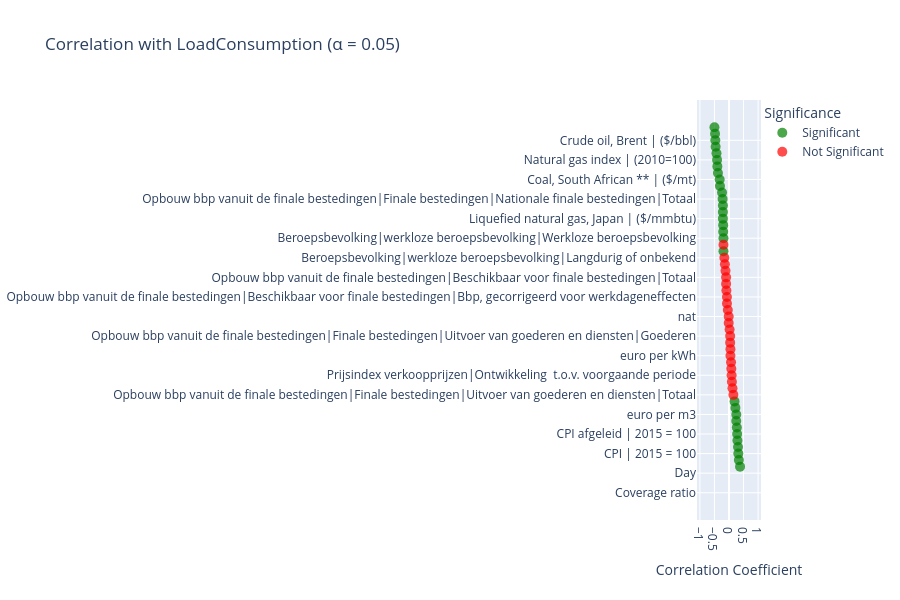

Notebook code for this chart:
### Code cell
import pandas as pd
import numpy as np
import plotly.express as px

# Load precomputed correlations (exclude self‑correlation)
corr_df = (
    pd.read_csv('/Users/ruben/Documents/GitHub/MsCThesisRubenCuriel2024/Data/processed_data/CompleteCorrelation.csv')
      .query("Variable != 'LoadConsumption'")
)

# Round for display
corr_df[['Correlation','P_Value']] = corr_df[['Correlation','P_Value']].round({'Correlation':2,'P_Value':4})

# Filter significant (p < .05)
sig = corr_df[corr_df['P_Value'] < 0.05]

# Print table of significant correlations
if not sig.empty:
    print("\nSignificant Correlations (p < 0.05):")
    print(sig[['Variable','Correlation','P_Value']].sort_values('Correlation', ascending=False).to_string(index=False))
else:
    print("\nNo significant correlations found.")

# Top 10 positive & negative
top_pos = sig.nlargest(10, 'Correlation')['Variable'].tolist()
top_neg = sig.nsmallest(10, 'Correlation')['Variable'].tolist()

print("\nTop 10 Positive Correlations:", top_pos)
print("Top 10 Negative Correlations:", top_neg)

# Mark significance for plotting
corr_df['Significance'] = np.where(corr_df['P_Value'] < 0.05, 'Significant', 'Not Significant')

# Plotly scatter
fig = px.scatter(
    corr_df,
    x='Correlation',
    y='Variable',
    color='Significance',
    color_discrete_map={'Significant':'green','Not Significant':'red'},
    title='Correlation with LoadConsumption (α = 0.05)',
    hover_data={'P_Value':True},
    category_orders={'Variable': corr_df.sort_values('Correlation')['Variable'].tolist()}
)

fig.update_layout(
    xaxis_title='Correlation Coefficient',
    yaxis_title=None,
    xaxis_range=[-1.1, 1.1],
    height=600
)

fig.update_traces(marker=dict(size=10, opacity=0.7),
                  hovertemplate="<b>%{y}</b><br>Correlation: %{x:.2f}<br>P‑Value: %{customdata[0]:.4f}<extra></extra>")

fig.show()

### Figure 1 — Plotly figure (JSON) as saved in the notebook; plotly's stock layout.template omitted (floating-point values rounded to 4 significant figures)
{"data": [{"customdata": [[0], [0], [0], [0], [0], [0], [0], [0], [0], [0.0002], [0.0006], [0.0006], [0.0009], [0.0011], [0.0018], [0.0027], [0.0039], [0.0069], [0.0073], [0.012], [0.0188], [0.0197], [0.027], [0.0277], [0.0292], [0.0304], [0.0381], [0.0397], [0.0434], [0.0451]], "hovertemplate": "<b>%{y}</b><br>Correlation: %{x:.2f}<br>P‑Value: %{customdata[0]:.4f}<extra></extra>", "legendgroup": "Significant", "marker": {"color": "green", "opacity": 0.7, "size": 10, "symbol": "circle"}, "mode": "markers", "name": "Significant", "orientation": "h", "showlegend": true, "type": "scatter", "x": [-0.5, -0.48, -0.47, -0.46, -0.43, -0.41, -0.4, -0.38, 0.38, 0.34, -0.32, 0.32, -0.31, 0.31, 0.29, 0.28, 0.27, 0.25, 0.25, -0.24, 0.22, -0.22, -0.21, -0.21, -0.21, -0.2, -0.2, 0.19, -0.19, -0.19], "xaxis": "x", "y": ["Crude oil, WTI | ($/bbl)", "Crude oil, average | ($/bbl)", "Crude oil, Brent | ($/bbl)", "Crude oil, Dubai | ($/bbl)", "Natural gas, US | ($/mmbtu)", "Natural gas index | (2010=100)", "euro per m3.2", "Natural gas, Europe | ($/mmbtu)", "Opbouw bbp vanuit de finale bestedingen|Finale bestedingen|Nationale finale bestedingen|Bruto investeringen in vaste activa|Overheid", "Year", "Coal, South African ** | ($/mt)", "CPI | 2015 = 100", "Coal, Australian | ($/mt)", "Gemiddelde verkoopprijs", "Prijsindex verkoopprijzen|Prijsindex bestaande koopwoningen", "CPI afgeleid | 2015 = 100", "Prijsindex verkoopprijzen|Ontwikkeling  t.o.v. een jaar eerder", "Opbouw bbp vanuit de finale bestedingen|Finale bestedingen|Nationale finale bestedingen|Consumptieve bestedingen|Overheid", "euro per m3", "Jaarmutatie CPI | %", "euro per m3.1", "Opbouw bbp vanuit de finale bestedingen|Finale bestedingen|Nationale finale bestedingen|Totaal", "Liquefied natural gas, Japan | ($/mmbtu)", "Beroepsbevolking|werkloze beroepsbevolking|Kortdurig", "Opbouw bbp vanuit de finale bestedingen|Finale bestedingen|Nationale finale bestedingen|Bruto investeringen in vaste activa|Bedrijven en huishoudens", "Opbouw bbp vanuit de finale bestedingen|Finale bestedingen|Nationale finale bestedingen|Bruto investeringen in vaste activa|Totaal", "Beroepsbevolking|Werkloosheidspercentage", "Opbouw bbp vanuit de finale bestedingen|Finale bestedingen|Uitvoer van goederen en diensten|Diensten", "Beroepsbevolking|werkloze beroepsbevolking|Werkloze beroepsbevolking", "Jaarmutatie CPI afgeleid | %"], "yaxis": "y"}, {"customdata": [[0.0508], [0.0998], [0.1248], [0.1341], [0.1951], [0.199], [0.2729], [0.2729], [0.2814], [0.3331], [0.3479], [0.3949], [0.4353], [0.4514], [0.6298], [0.5823], [0.6119], [0.6733], [0.7002], [0.7015], [0.8296], [0.8865], [0.9177], [null], [null], [null], [null]], "hovertemplate": "<b>%{y}</b><br>Correlation: %{x:.2f}<br>P‑Value: %{customdata[0]:.4f}<extra></extra>", "legendgroup": "Not Significant", "marker": {"color": "red", "opacity": 0.7, "size": 10, "symbol": "circle"}, "mode": "markers", "name": "Not Significant", "orientation": "h", "showlegend": true, "type": "scatter", "x": [-0.19, -0.16, 0.15, -0.14, 0.12, -0.12, -0.1, -0.1, 0.1, 0.09, -0.09, 0.08, 0.07, -0.07, -0.07, 0.05, 0.05, 0.04, -0.04, 0.04, 0.02, -0.01, -0.01, null, null, null, null], "xaxis": "x", "y": ["Opbouw bbp vanuit de finale bestedingen|Beschikbaar voor finale bestedingen|Invoer van goederen en diensten|Diensten", "Beroepsbevolking|werkloze beroepsbevolking|Langdurig of onbekend", "Opbouw bbp vanuit de finale bestedingen|Finale bestedingen|Uitvoer van goederen en diensten|Totaal", "euro per kWh.2", "Opbouw bbp vanuit de finale bestedingen|Beschikbaar voor finale bestedingen|Invoer van goederen en diensten|Goederen", "Opbouw bbp vanuit de finale bestedingen|Beschikbaar voor finale bestedingen|Invoer van goederen en diensten|Totaal", "Opbouw bbp vanuit de finale bestedingen|Finale bestedingen|Totaal", "Opbouw bbp vanuit de finale bestedingen|Beschikbaar voor finale bestedingen|Totaal", "euro per kWh.1", "Prijsindex verkoopprijzen|Ontwikkeling  t.o.v. voorgaande periode", "Month", "Totale waarde verkoopprijzen", "Aantal verkochte woningen|Aantal verkochte woningen", "Aantal verkochte woningen|Ontwikkeling  t.o.v. een jaar eerder", "Opbouw bbp vanuit de finale bestedingen|Beschikbaar voor finale bestedingen|Bbp, gecorrigeerd voor werkdageneffecten", "Opbouw bbp vanuit de finale bestedingen|Finale bestedingen|Nationale finale bestedingen|Verandering in voorraden", "euro per kWh", "Opbouw bbp vanuit de finale bestedingen|Finale bestedingen|Uitvoer van goederen en diensten|Goederen", "Opbouw bbp vanuit de finale bestedingen|Finale bestedingen|Nationale finale bestedingen|Consumptieve bestedingen|Huishoudens", "Aantal verkochte woningen|Ontwikkeling  t.o.v. voorgaande periode", "Opbouw bbp vanuit de finale bestedingen|Finale bestedingen|Nationale finale bestedingen|Consumptieve bestedingen|Totaal", "Opbouw bbp vanuit de finale bestedingen|Beschikbaar voor finale bestedingen|Bruto binnenlands product", "nat", "Day", "Hour", "Minute", "Coverage ratio"], "yaxis": "y"}], "layout": {"height": 600, "legend": {"title": {"text": "Significance"}, "tracegroupgap": 0}, "title": {"text": "Correlation with LoadConsumption (α = 0.05)"}, "xaxis": {"anchor": "y", "domain": [0, 1], "range": [-1.1, 1.1], "title": {"text": "Correlation Coefficient"}}, "yaxis": {"anchor": "x", "categoryarray": ["Coverage ratio", "Minute", "Hour", "Day", "Opbouw bbp vanuit de finale bestedingen|Finale bestedingen|Nationale finale bestedingen|Bruto investeringen in vaste activa|Overheid", "Year", "CPI | 2015 = 100", "Gemiddelde verkoopprijs", "Prijsindex verkoopprijzen|Prijsindex bestaande koopwoningen", "CPI afgeleid | 2015 = 100", "Prijsindex verkoopprijzen|Ontwikkeling  t.o.v. een jaar eerder", "Opbouw bbp vanuit de finale bestedingen|Finale bestedingen|Nationale finale bestedingen|Consumptieve bestedingen|Overheid", "euro per m3", "euro per m3.1", "Opbouw bbp vanuit de finale bestedingen|Finale bestedingen|Uitvoer van goederen en diensten|Diensten", "Opbouw bbp vanuit de finale bestedingen|Finale bestedingen|Uitvoer van goederen en diensten|Totaal", "Opbouw bbp vanuit de finale bestedingen|Beschikbaar voor finale bestedingen|Invoer van goederen en diensten|Goederen", "euro per kWh.1", "Prijsindex verkoopprijzen|Ontwikkeling  t.o.v. voorgaande periode", "Totale waarde verkoopprijzen", "Aantal verkochte woningen|Aantal verkochte woningen", "euro per kWh", "Opbouw bbp vanuit de finale bestedingen|Finale bestedingen|Nationale finale bestedingen|Verandering in voorraden", "Aantal verkochte woningen|Ontwikkeling  t.o.v. voorgaande periode", "Opbouw bbp vanuit de finale bestedingen|Finale bestedingen|Uitvoer van goederen en diensten|Goederen", "Opbouw bbp vanuit de finale bestedingen|Finale bestedingen|Nationale finale bestedingen|Consumptieve bestedingen|Totaal", "Opbouw bbp vanuit de finale bestedingen|Beschikbaar voor finale bestedingen|Bruto binnenlands product", "nat", "Opbouw bbp vanuit de finale bestedingen|Finale bestedingen|Nationale finale bestedingen|Consumptieve bestedingen|Huishoudens", "Aantal verkochte woningen|Ontwikkeling  t.o.v. een jaar eerder", "Opbouw bbp vanuit de finale bestedingen|Beschikbaar voor finale bestedingen|Bbp, gecorrigeerd voor werkdageneffecten", "Month", "Opbouw bbp vanuit de finale bestedingen|Finale bestedingen|Totaal", "Opbouw bbp vanuit de finale bestedingen|Beschikbaar voor finale bestedingen|Totaal", "Opbouw bbp vanuit de finale bestedingen|Beschikbaar voor finale bestedingen|Invoer van goederen en diensten|Totaal", "euro per kWh.2", "Beroepsbevolking|werkloze beroepsbevolking|Langdurig of onbekend", "Jaarmutatie CPI afgeleid | %", "Opbouw bbp vanuit de finale bestedingen|Beschikbaar voor finale bestedingen|Invoer van goederen en diensten|Diensten", "Beroepsbevolking|werkloze beroepsbevolking|Werkloze beroepsbevolking", "Beroepsbevolking|Werkloosheidspercentage", "Opbouw bbp vanuit de finale bestedingen|Finale bestedingen|Nationale finale bestedingen|Bruto investeringen in vaste activa|Totaal", "Liquefied natural gas, Japan | ($/mmbtu)", "Beroepsbevolking|werkloze beroepsbevolking|Kortdurig", "Opbouw bbp vanuit de finale bestedingen|Finale bestedingen|Nationale finale bestedingen|Bruto investeringen in vaste activa|Bedrijven en huishoudens", "Opbouw bbp vanuit de finale bestedingen|Finale bestedingen|Nationale finale bestedingen|Totaal", "Jaarmutatie CPI | %", "Coal, Australian | ($/mt)", "Coal, South African ** | ($/mt)", "Natural gas, Europe | ($/mmbtu)", "euro per m3.2", "Natural gas index | (2010=100)", "Natural gas, US | ($/mmbtu)", "Crude oil, Dubai | ($/bbl)", "Crude oil, Brent | ($/bbl)", "Crude oil, average | ($/bbl)", "Crude oil, WTI | ($/bbl)"], "categoryorder": "array", "domain": [0, 1], "title": {}}}}
